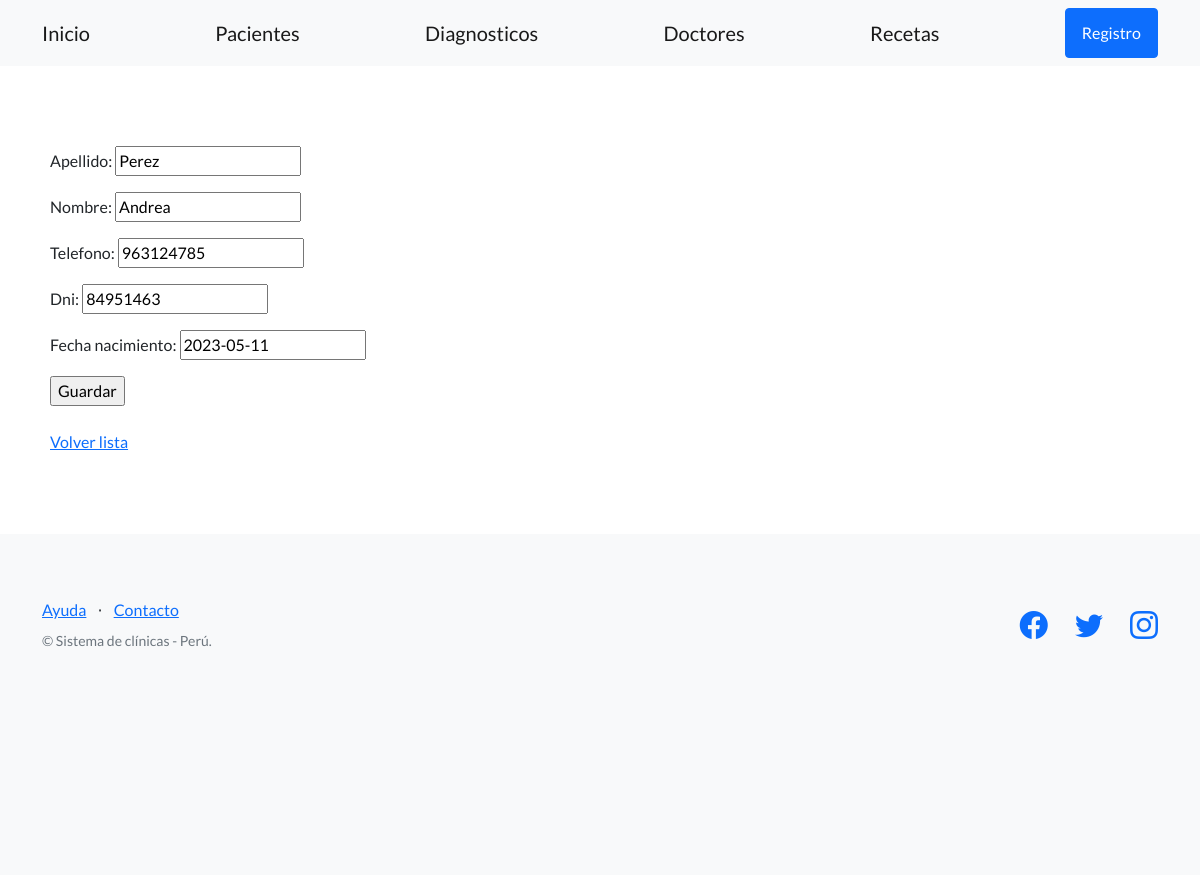
The app's page /clinica/editar-paciente/2 with its own data.
### control_clinica/models.py (models this page shows, shortened)
class Paciente(models.Model):
    apellido = models.CharField(max_length=256)
    nombre = models.CharField(max_length=256)
    telefono = models.CharField(max_length=20, blank=True)
    dni = models.CharField(max_length=32)
    fecha_nacimiento = models.DateField()

### control_clinica/views.py (the view)
# urls.py: path("editar-paciente/<int:pk>", PacienteUpdateView.as_view(), name="editar_paciente"),
class PacienteUpdateView(UpdateView):
    model = Paciente
    fields = ('apellido', 'nombre', 'telefono', 'dni', 'fecha_nacimiento')
    success_url = reverse_lazy('listar_pacientes')

### control_clinica/templates/control_clinica/paciente_form.html (shortened to what this page needs)
{% extends "control_clinica/base.html" %}
{% block contenido %}
<form method="post">
    {{ form.as_p }}
    <input type="submit" value="Guardar" />
</form>
<br>
<a href="{% url 'listar_pacientes' %}">Volver lista</a>
{% endblock contenido %}

### records on screen
Paciente: apellido "Perez", nombre "Andrea", telefono "963124785", dni "84951463", fecha_nacimiento "2023-05-11"
